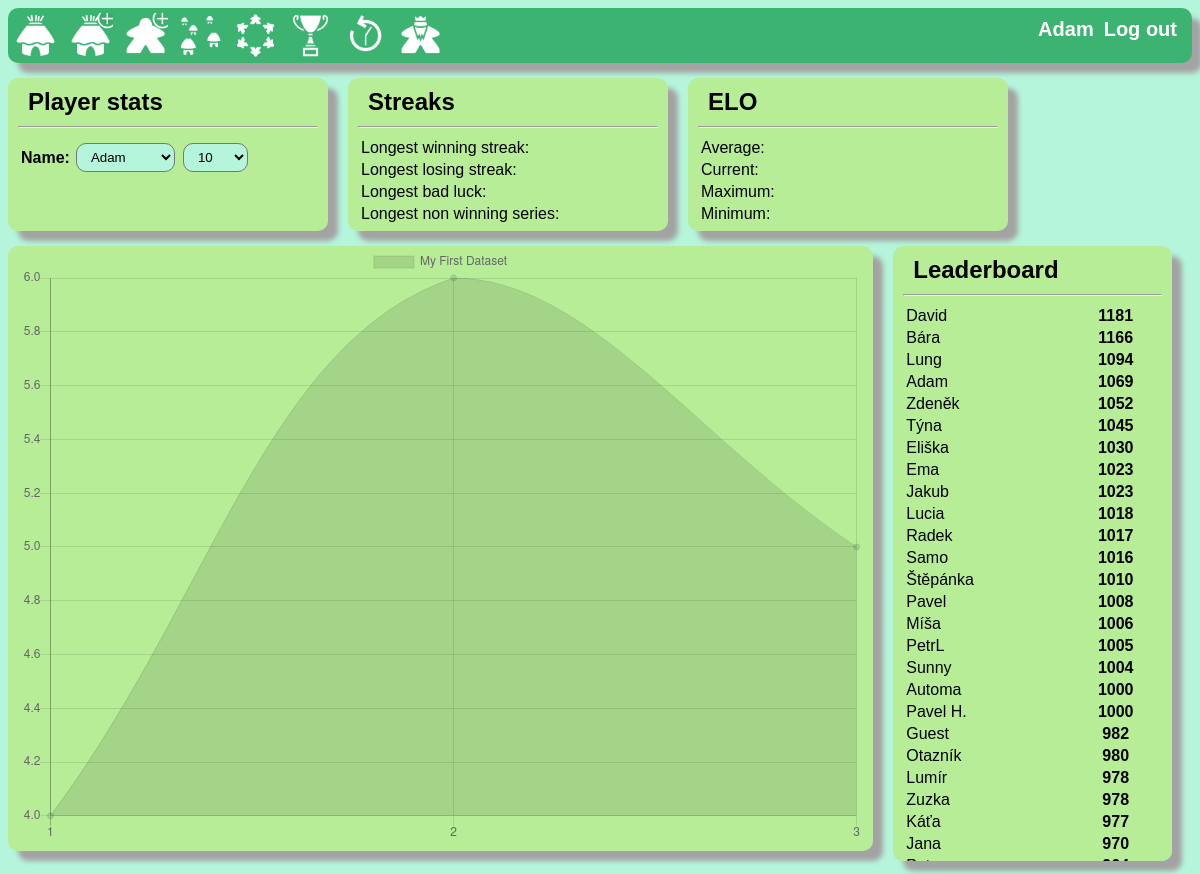
Page /polls/playerstats/ (signed in) on the earlier database version.
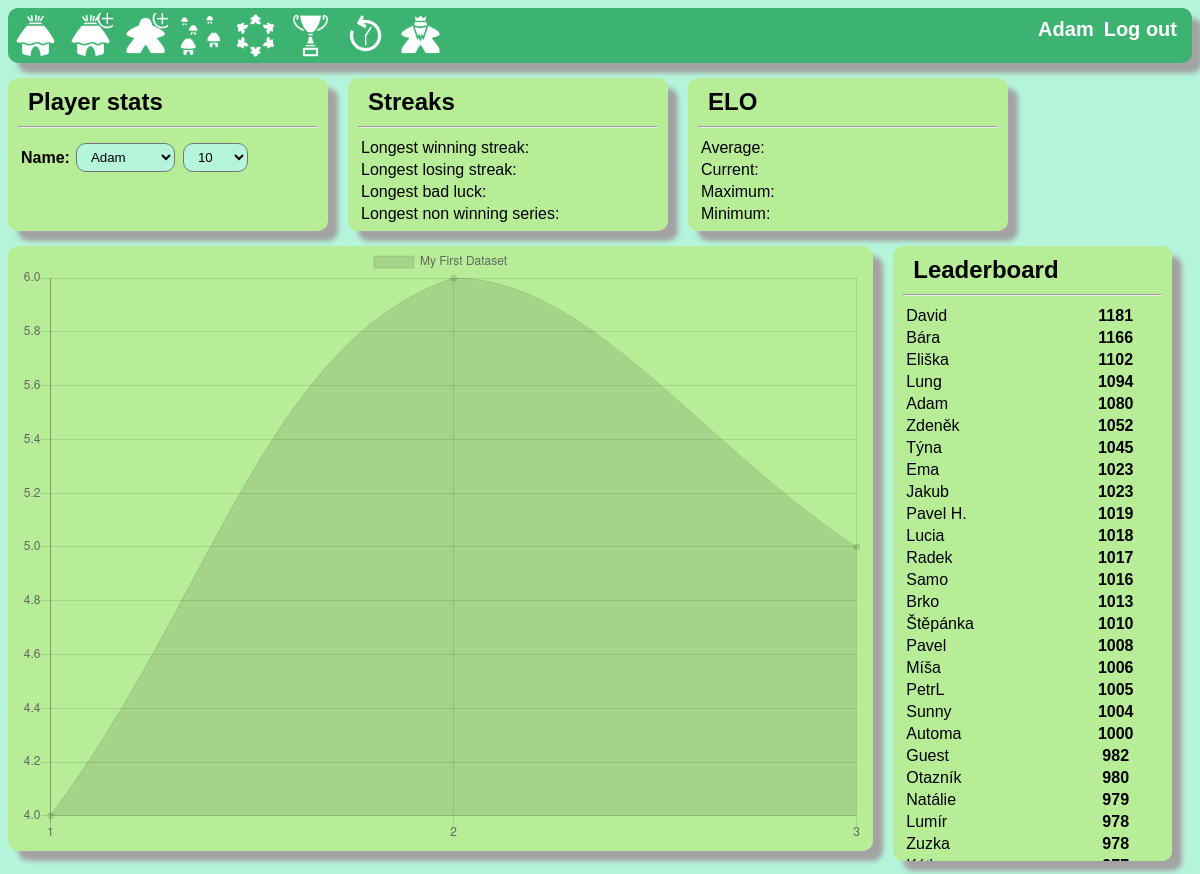
Same page on the later database version.
### polls/models.py (models this page shows, shortened)
class Player(models.Model):
    user = models.OneToOneField(
        User, on_delete=models.SET_NULL, null=True, default=None, blank=True
    )
    name = models.CharField(max_length=10)
    color = models.CharField(max_length=7, default='#000000')
    elo = models.IntegerField(default=1000)

### polls/views/statistics.py (the view)
# urls.py: path('playerstats/', views.playerstats, name='playerstats'),
def playerstats(request):
    global elos
    global elo_history
    elo_history = {p.id: [] for p in Player.objects.all()}
    elos = {p.id: 1000 for p in Player.objects.all()}
    numbers = [10, 20, 50, 100, 'all']
    context = {
        'players': Player.objects.all()
        .values('name', 'id')
        .distinct()
        .order_by('name'),
        'players_elo': Player.objects.all()
        .values('name', 'elo')
        .distinct()
        .order_by('-elo'),
        'numbers': numbers,
    }
    return render(request, 'polls/playerstats.html', context)

### polls/templates/polls/playerstats.html (shortened to what this page needs)
{% extends "polls/header.html" %}
{% block body %}
<div class='container'>
    <div class='box round shadow'>
      <h2>Player stats</h2>
        <hr>
        <form method="post" id="GameplayForm" data-url="{% url 'load_playerstats' %}"  novalidate>
            <table>
                <tr><th>
                <label for="id_name">Name:</label></th><td>
                    <select name="name" required id="id_name">
                        {% for p in players %}
                            {% if request.user.username %}
                                {%if p.name == request.user.username %}
                                    <option value="{{ p.id }}" selected>{{ p.name }}</option>
                                {% endif %}
                            {% endif %}
                        {% endfor %}
                    </select>
                </td>
                <td>
                    <select name="name" required id="id_number">
                        {% for n in numbers %}
                              <option value="{{ n }}">{{ n }}</option>
                        {% endfor %}
                    </select>
                </td></tr>
            </table>
        </form>
    </div>
    <div class='box round shadow'>
      <h2>Streaks</h2>
        <hr>
        <table style="width:100%">
          <tr>
            <td>Longest winning streak:</td>
            <th><label id="lws"></label></th>
          </tr>
          <tr>
            <td>Longest losing streak:</td>
            <th><label id="lls"></label></th>
          </tr>
          <tr>
            <td>Longest bad luck:</td>
            <th><label id="lbl"></label></th>
          </tr>
          <tr>
            <td>Longest non winning series:</td>
            <th><label id="lnws"></label></th>
          </tr>
        </table>
    </div>
    <div class='box round shadow'>
      <h2>ELO</h2>
        <hr>
        <table style="width:100%">
          <tr>
            <td>Average:</td>
            <th><label id="meanelo"></label></th>
          </tr>
          <tr>
            <td>Current:</td>
            <th><label id="celo"></label></th>
          </tr>
          <tr>
            <td>Maximum:</td>
            <th><label id="maxelo"></label></th>
          </tr>
          <tr>
            <td>Minimum:</td>
            <th><label id="minelo"></label></th>
          </tr>
        </table>
    </div>
</div>
<div class='container'>
    <div id="line_chart_div" class='box round shadow big' style="width: 100% overflow-x: auto; overflow-y: hidden">
          <div class="chartWrapper">
          <div class="chartAreaWrapper">
            <div class="chartAreaWrapper2">
                <canvas id="line_chart" data-url="{% url 'load_playerstats' %}" style="width: 100%;height: 600px;"></canvas>
            </div>
          </div>
          </div>
    </div>
    {% if request.user.username %}
    <div id="leaderboard_div" class='box round shadow' style="overflow: auto">
    <h2>Leaderboard</h2>
      <hr>
        <table style="width:100%" id="ElO table">
          {% for pe in players_elo %}
            <tr>
              <td>{{ pe.name }}</td>
              <th><label>{{ pe.elo }}</label></th>
            </tr>
          {% endfor %}
      </table>
    </div>
    {% endif %}
</div>
{% endblock %}

### polls/templates/polls/header.html (shortened to what this page needs)
{% load static %}
<link rel="stylesheet" type="text/css" href="{% static 'polls/style.css' %}">
<div class="navbar round shadow">
  <a href="{% url 'home' %}"><input type="image" src="{% static 'images/hut.png' %}"/></a>
  {% if request.user.username %}
    <a href="{% url 'add_game' %}"><input type="image" src="{% static 'images/hut-add.png' %}"/></a>
    <a href="{% url 'add_player' %}"><input type="image" src="{% static 'images/meeple-add.png' %}"/></a>
    <a href="{% url 'add_expansion' %}"><input type="image" src="{% static 'images/huts-village.png' %}"/></a>
    <a href="{% url 'add_play' %}"><input type="image" src="{% static 'images/meeple-circle.png' %}"/></a>
  {% endif %}
  <a href="{% url 'highscores' %}"><input type="image" src="{% static 'images/trophy-cup.png' %}"/></a>
  <a href="{% url 'history' %}"><input type="image" src="{% static 'images/backward-time.png' %}"/></a>
  <a href="{% url 'playerstats' %}"><input type="image" src="{% static 'images/meeple-king.png' %}"/></a>
  <div  class="headertext" style="float: right;">
          {% if request.user.username %}
           <a href="{% url 'userpage' %}">{{ request.user.username }} </a>
           <a href="{% url 'logout' %}">Log out</a>
          {% else %}
            <a href="{% url 'login' %}">Log in</a>
           <a href="{% url 'register' %}">Sign up</a>
          {% endif %}
  </div>
</div>
{% block body %}
{% endblock %}

### polls/static/polls/style.css (style rules this page uses)
h2 { padding: 0px; margin: 10px; }
input { width: 100%; }
input:not([type=image]),button[type=submit],input[type=button],select { background-color: b5f5dc; border: 20px solid b5f5dc; border-radius: 10px; padding: 5px 10px; text-decoration: none; margin: 4px 2px; cursor: pointer; max-width:200px; }
.navbar { overflow: hidden; background-color: #3CB371; font-family: Arial; width: 100%; }
.navbar a { float: left; font-size: 20px; color: white; text-align: center; padding: 5px 5px; text-decoration: none; }
.round { border-radius: 10px 10px 10px 10px; -moz-border-radius: 10px 10px 10px 10px; -webkit-border-radius: 10px 10px 10px 10px; border: 0px solid #000000; }
.shadow { -webkit-box-shadow: 10px 10px 5px 0px rgba(163,163,163,1); -moz-box-shadow: 10px 10px 5px 0px rgba(163,163,163,1); box-shadow: 10px 10px 5px 0px rgba(163,163,163,1); }
@media only screen and (min-width: 600px) { .container { display: flex; } }
.headertext { text-align: center; border-spacing:0px; padding: 5px 10px 5px 10px; font-weight: 600; font-family: Arial; text-align: right; color: white; }
.box { display: inline; font-weight: 600; font-family: Arial; padding: 0px 10px 5px 10px; float: left; width: 300px; margin-bottom: 0px; margin-top: 15px; clear: both; background-color: #B7ED97; margin-right: 20px; }
.big { display: inline; font-weight: 600; font-family: Arial; padding: 0px 10px 5px 10px; float: left; margin-bottom: 15px; margin-top: 15px; clear: both; background-color: #B7ED97; width: 980px; }
label { display: inline; }
input[type=image] { width: 45px; height: 45px; }
.chartWrapper { position: relative; }
.chartAreaWrapper { overflow-x: scroll; position: relative; width: 100%; }
.chartAreaWrapper2 { position: relative; height: 600px; }

Differences in the rows shown:
no longer on this page (row unchanged): Player: name "Káťa", elo "977"
no longer on this page (row edited): Player: name "Jana", elo "970"
changed Player "Eliška": elo "1030" → "1102"; moves up the list
changed Player "Adam": elo "1069" → "1080"
changed Player "Pavel H.": elo "1000" → "1019"; moves up the list
added Player: name "Brko", elo "1013"
added Player: name "Natálie", elo "979"
